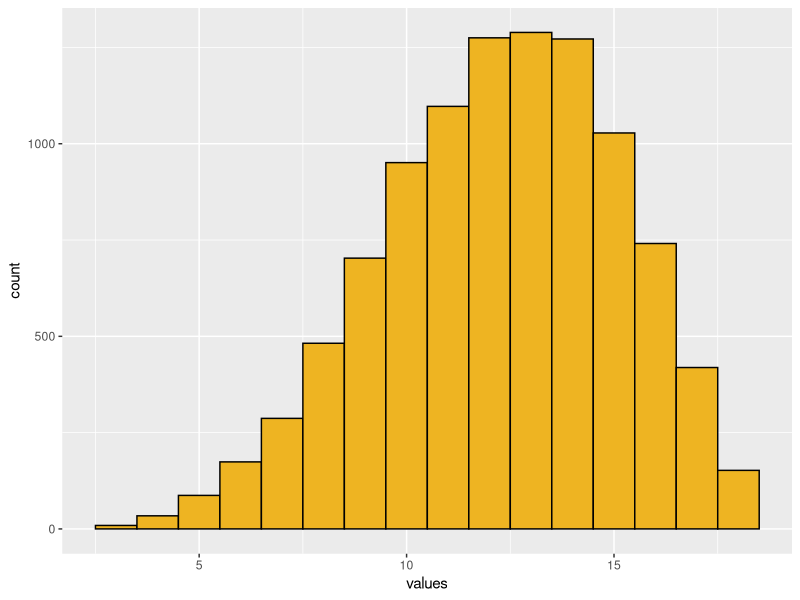
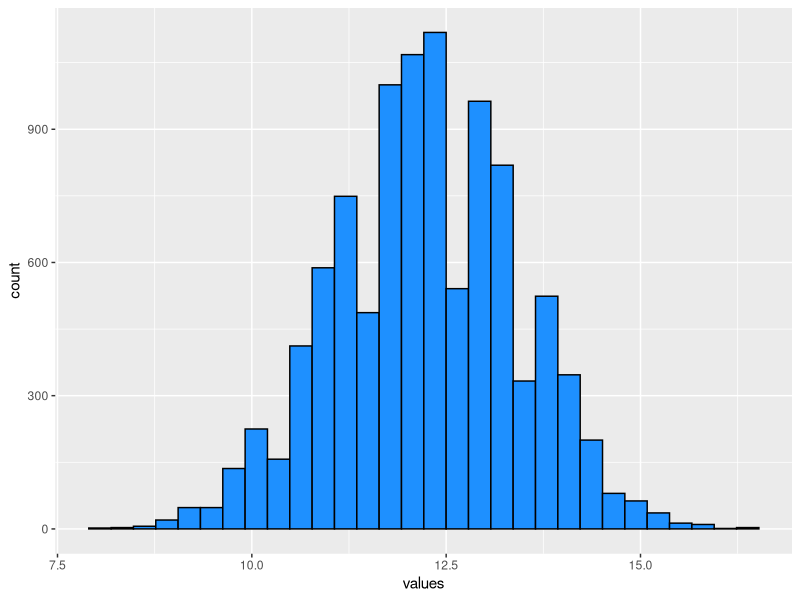
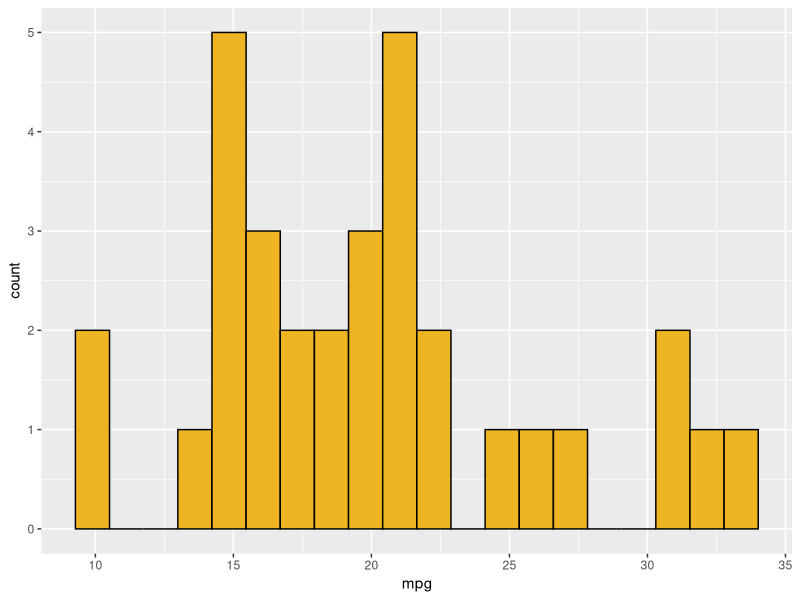
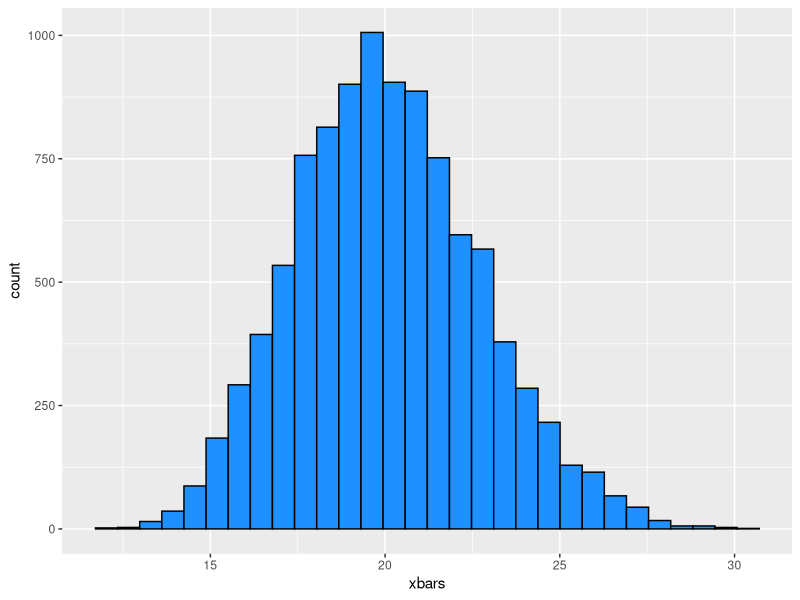
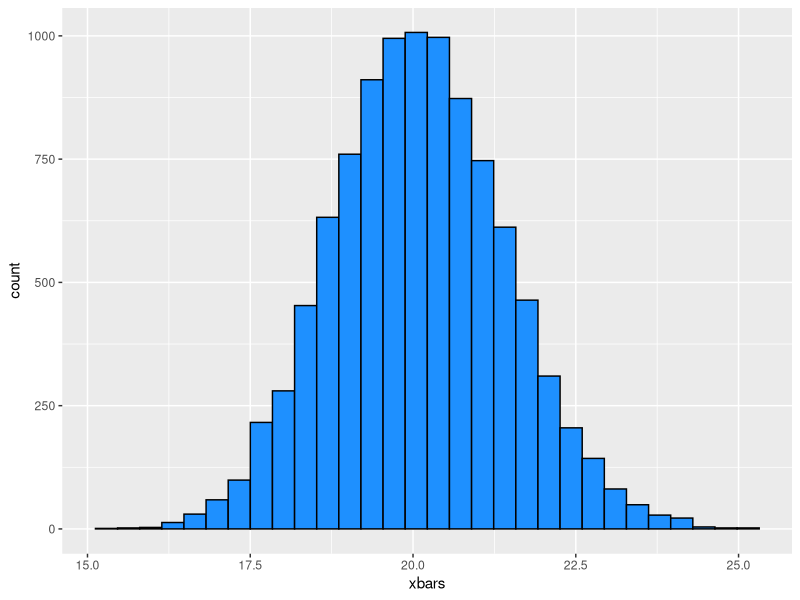

Recreate these plots in R, in order.
## ---- chunk 1
knitr::opts_chunk$set(echo = TRUE, error = TRUE)
## ---- chunk 2
library(tidyverse)
## ---- chunk 3
n <- 3
x <- 2

choose(n, x)

factorial(n) / (factorial(x) * factorial(n - x))
## ---- chunk 4
dbinom(x = 2, size = 3, prob = 0.6)

dbinom(0:3, 3, 0.6)
## ---- chunk 5
birth_null_proportions <- tibble(
  prop_girls = replicate(10000,
                         mean(sample(0:1, size = 300,
                                     replace = T, prob = c(0.5, 0.5))))
)

# Two-sided pvalue
mean(birth_null_proportions$prop_girls >= 0.52) +
  mean(birth_null_proportions$prop_girls <= 0.48)
## ---- chunk 6
# Two-sided pvalue, from binomial distribution
sum(dbinom(156:300, 300, 0.5)) +
  sum(dbinom(0:144, 300, 0.5))
## ---- chunk 7
# Simulation of null distribution of number of correct cards
card_null_proportions <- tibble(
  prop_correct = replicate(10000,
                         mean(sample(0:1, size = 200,
                                     replace = T, prob = c(0.75, 0.25))))
)
## ---- chunk 8
# P(N(0, 1) <= 0.5)
pnorm(0.5, 0, 1)
## ---- chunk 9
# P(N(0, 1) >= 0.5)
1 - pnorm(0.5, 0, 1)
pnorm(0.5, 0, 1, lower.tail = F)
## ---- chunk 10
# 30th percentile of N(0, 1)
qnorm(0.3, 0, 1)
## ---- chunk 11
qnorm(0.3, 0, 1)

pnorm(-0.5244005)
## ---- chunk 12

## ---- chunk 13
generate_score <- function() {
  rolls <- sample(1:6, 4, replace = TRUE)   # Roll dice
  keep <- sort(rolls)[2:4]       # Keep highest 3 rolls
  sum(keep)
}

strength_values <- tibble(
  run = 1:10000,
  values = replicate(10000, generate_score())
)

ggplot(strength_values, aes(x = values)) +
  geom_histogram(binwidth = 1, boundary = 2.5,
                 fill = "goldenrod2", color = "black")
## ---- chunk 14
all_character_scores <- function(){
  setNames(replicate(n = 6, generate_score()),
           c("STR", "DEX", "CON", "INT", "WIS", "CHA"))
}

average_scores <- tibble(
  run = 1:10000,
  values = replicate(10000, mean(all_character_scores())) 
)

ggplot(average_scores, aes(x = values)) +
  geom_histogram(fill = "dodgerblue", color = "black")
## ---- chunk 15
ggplot(mtcars, aes(x = mpg)) +
  geom_histogram(fill = "goldenrod2", color = "black", bins = 20)
## ---- chunk 16
new_data <- function(data, n) {
  sample_n(data, size = n, replace = TRUE)
}
## ---- chunk 17
average_mpg_5 <- tibble(
  run = 1:10000,
  xbars = replicate(10000,
                    mean(new_data(mtcars, 5)$mpg) ) 
)

ggplot(average_mpg_5, aes(x = xbars)) +
  geom_histogram(fill = "dodgerblue", color = "black")
## ---- chunk 18
average_mpg_20 <- tibble(
  run = 1:10000,
  xbars = replicate(10000,
                    mean(new_data(mtcars, 20)$mpg) ) 
)

ggplot(average_mpg_20, aes(x = xbars)) +
  geom_histogram(fill = "dodgerblue", color = "black")
